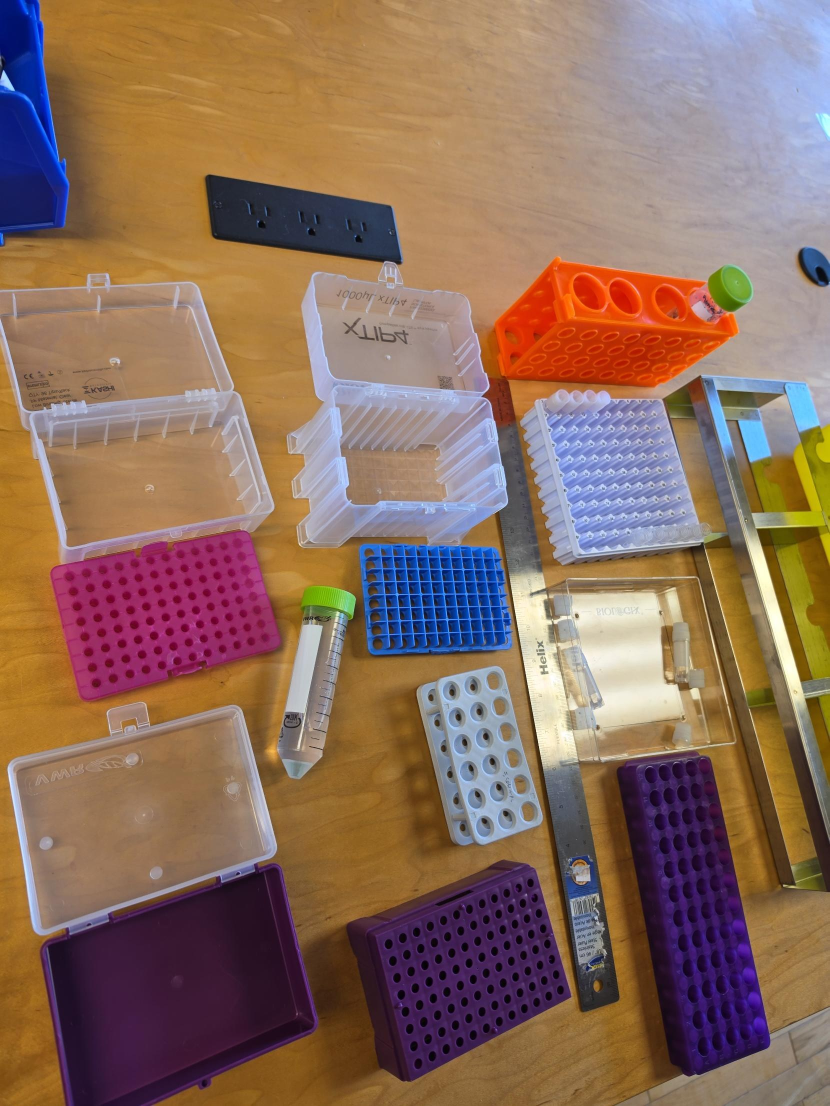
#> input picture assets/photos/biokea_frames_tub.jpg, 1659 x 2212 px (shown at 1/2 size)
$ python -i analog_test.py   (imports and definitions only)
#> lines starting #> are read from the running program, lines starting #| are printed output that depends on the picture; after the words box and inside, x2 and y2 are one past the last pixel; in counts of white or black regions, pixels touching at a corner belong together
#> further down, picture is the input picture: shape (2212, 1659, 3); mean B, G, R 93.8, 109.4, 139.4
### baebugs/measure.py
"""Insect sizing from a USB-camera image with two independent models.

Model A: YOLO (ultralytics) detection/segmentation.
Model B: classical morphometrics (threshold + contours) with no learned weights.
`consensus()` pairs their detections and flags disagreements, so a size the arm
acts on has been measured twice by methods that fail differently.
"""
from __future__ import annotations

from dataclasses import dataclass, asdict
from typing import Optional

import cv2
import numpy as np


@dataclass
class Measurement:
    cx: float              # centroid, px
    cy: float
    length_mm: float       # long axis of min-area rectangle
    width_mm: float        # short axis -> governs passage through square mesh
    area_mm2: float
    source: str            # "yolo" | "classical" | "consensus"
    conf: float = 1.0
    label: str = "insect"
    flag: Optional[str] = None

    def to_dict(self):
        return asdict(self)


# ---------- calibration ----------

# [11 lines left out: function px_per_mm_from_aruco, not called in this run]


# ---------- shared geometry ----------

def _from_contour(cnt, px_per_mm, source, conf=1.0, label="insect") -> Measurement:
    (cx, cy), (w, h), _ = cv2.minAreaRect(cnt)
    long_px, short_px = max(w, h), min(w, h)
    area_px = cv2.contourArea(cnt)
    return Measurement(cx, cy, long_px / px_per_mm, short_px / px_per_mm,
                       area_px / px_per_mm ** 2, source, conf, label)


# ---------- Model B: classical ----------

# [14 lines left out: function classical_measure, not called in this run]


# ---------- Model A: YOLO ----------

class YoloMeasurer:
    """Wraps an ultralytics model. Segmentation weights give the best widths;
    box-only weights fall back to classical segmentation inside each box."""

    # [73 lines left out: functions __init__, __call__, consensus, annotate, not called in this run]

### baebugs/analog_test.py
"""Novel-insect test with food analogs that are in NO insect database.

Expectation: none of the analogs should come out KNOWN. A confident detection
outside the database's size/shape range is NOVEL (VIP); something the insect
teacher doesn't recognise is UNKNOWN. Anything marked KNOWN is a miss the
human-review lane would let through.

Per photo:
  1. scale  - ruler px/mm; for tilted photos a LOCAL scale: the mm-tick period is
              measured in short windows along the ruler and fitted against position,
              so each object gets the px/mm at its own height (perspective).
  2. objects- analogs found with YOLOE prompted for grains/seeds/pasta (reference list).
  3. system - the production path: trained student (YOLO) + zero-shot 'insect'
              teacher (YOLOE) -> consensus -> triage vs the database reference.
  4. join   - every analog object gets the system's verdict (known/unknown/novel/missed)
              and a real mm size, which replaces the estimates table.
"""
from __future__ import annotations

import json
from pathlib import Path

import cv2
import numpy as np


# [60 lines left out: functions _ac_period, local_ruler_scale, not called in this run]


def find_dishes(img, min_r_frac=0.05, max_r_frac=0.35):
    """Petri dishes as circles (Hough on a downscaled grey image)."""
#> called with min_r_frac = 0.05, max_r_frac = 0.35
    h, w = img.shape[:2]
    s = 800 / max(h, w)
    g = cv2.medianBlur(cv2.cvtColor(cv2.resize(img, None, fx=s, fy=s), cv2.COLOR_BGR2GRAY), 5)
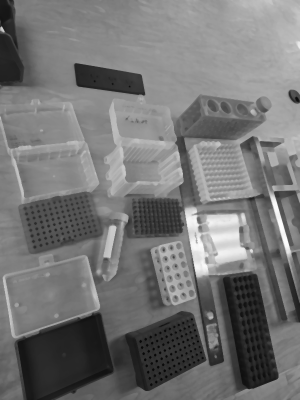
#> g: shape (800, 600) (shown at 1/2 size); min 6, max 252, mean 116.3
    c = cv2.HoughCircles(g, cv2.HOUGH_GRADIENT, dp=1.2, minDist=int(min_r_frac * 800 * 2.2),
                         param1=120, param2=45, minRadius=int(min_r_frac * 800), maxRadius=int(max_r_frac * 800))
#> c = 24 rows, first 8: [247.8, 540.6, 237], [264.6, 672.6, 235.7], [417, 441, 136.7], [189, 615, 182.9], [233.4, 301.8, 206.7], [463.8, 553.8, 136.7], [581.4, 444.6, 276.6], [334.2, 523.8, 163.1]
    if c is None:
        return []
    out = []
    for x, y, r in c[0]:
        out.append((x / s, y / s, r / s))
#> this loop made 24 passes
#> after the loop, out = 24 items, first 6: (685.2, 1494.8, 655.4), (731.6, 1859.7, 651.8), (1153, 1219.4, 378), (522.6, 1700.5, 505.8), (645.4, 834.5, 571.5), (1282.4, 1531.3, 378)
    # real dishes share one size: keep circles near the most common radius
    rs = np.array([t[2] for t in out])
#> rs = 24 values, max 764.9 at index 6, min 129.8 at index 23, mean 432.6
    best_n, best_r = 0, None
    for r0 in rs:
        n = int((np.abs(rs - r0) < 0.15 * r0).sum())
        if n > best_n or (n == best_n and best_r is not None and r0 < best_r):
            best_n, best_r = n, r0
#> this loop made 24 passes
#> (r0, n, best_n, best_r) on passes 1, 2, 3, 11, 17: (655.4, 6, 6, 655.4), (651.8, 6, 6, 651.8), (378, 10, 10, 378), (345.2, 10, 10, 345.2), (330.3, 10, 10, 330.3)
#> after the loop, best_n = 10; best_r = 330.3
    out = [t for t in out if abs(t[2] - best_r) < 0.25 * best_r]
#> out = [(1153, 1219.4, 378), (1282.4, 1531.3, 378), (1000.4, 1680.6, 345.2), (1186.2, 874.3, 312.3), (1355.4, 1053.5, 286.8), (452.9, 1126.5, 352.2), (897.5, 844.4, 385.3), (1189.5, 1849.8, 330.3), (300.3, 1488.1, 300.4), (170.9, 1146.4, 340.2), (353.4, 884.2, 337.9)]
    # drop circles mostly inside a bigger one (inner rim of the same dish)
    out.sort(key=lambda t: -t[2])
    keep = []
    for x, y, r in out:
        if all(np.hypot(x - X, y - Y) > 0.6 * R for X, Y, R in keep):
            keep.append((x, y, r))
#> this loop made 11 passes
#> after the loop, keep = [(897.5, 844.4, 385.3), (1153, 1219.4, 378), (1282.4, 1531.3, 378), (452.9, 1126.5, 352.2), (1000.4, 1680.6, 345.2), (170.9, 1146.4, 340.2), (353.4, 884.2, 337.9), (1189.5, 1849.8, 330.3), (1186.2, 874.3, 312.3), (300.3, 1488.1, 300.4), (1355.4, 1053.5, 286.8)]
    return keep


def dish_objects(img, ppm_at=None, axis="y", dev=32, sat_dev=40, min_area_px=12, ref_ppm=10.0):
    """Model-free reference list: inside each dish (inner 88% of its radius, away
    from the rim), pixels that differ from the dish's own background colour
    (darker, lighter or more/less saturated) are objects."""
    from .measure import _from_contour
    dishes = find_dishes(img)
#> dishes has the same summary as keep in find_dishes
    hsv = cv2.cvtColor(img, cv2.COLOR_BGR2HSV).astype(np.int32)
    lab = cv2.cvtColor(img, cv2.COLOR_BGR2LAB).astype(np.int32)
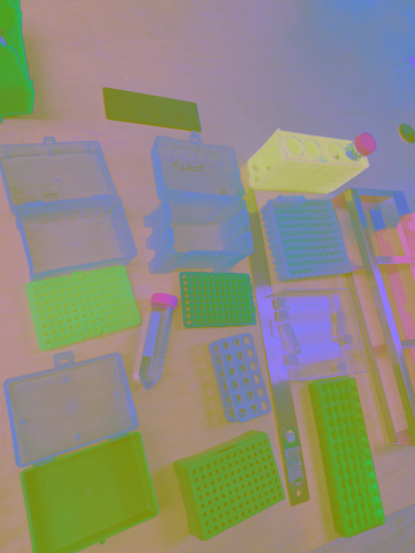
#> lab: shape (2212, 1659, 3) int32 (shown at 1/4 size); mean B, G, R 124.9, 140.2, 141.3
    h, w = img.shape[:2]
    polys, objs, dish_of = [], [], []
    for di, (x, y, r) in enumerate(dishes):
        m = np.zeros((h, w), np.uint8)
        cv2.circle(m, (int(x), int(y)), int(r * 0.88), 1, -1)
        inner = m.astype(bool)
        if inner.sum() < 100:
            continue
        bgL = np.median(lab[..., 0][inner]); bga = np.median(lab[..., 1][inner]); bgb = np.median(lab[..., 2][inner])
        d = np.sqrt((lab[..., 0] - bgL) ** 2 + 2 * (lab[..., 1] - bga) ** 2 + 2 * (lab[..., 2] - bgb) ** 2)
        fg = ((d > dev) & inner).astype(np.uint8) * 255
        fg = cv2.morphologyEx(fg, cv2.MORPH_OPEN, np.ones((3, 3), np.uint8))
        cnts, _ = cv2.findContours(fg, cv2.RETR_EXTERNAL, cv2.CHAIN_APPROX_NONE)
        for c in cnts:
            if cv2.contourArea(c) < min_area_px:
                continue
            M = cv2.moments(c); cy = M["m01"] / (M["m00"] + 1e-9); cx = M["m10"] / (M["m00"] + 1e-9)
            ppm = ppm_at(cy if axis == "y" else cx) if ppm_at else ref_ppm
            polys.append(c.reshape(-1, 2)); objs.append(_from_contour(c, ppm, "dish_classical")); dish_of.append(di)
#> this loop made 11 passes
#> pass 1, in dish_objects, `inner = m.astype(bool)`:
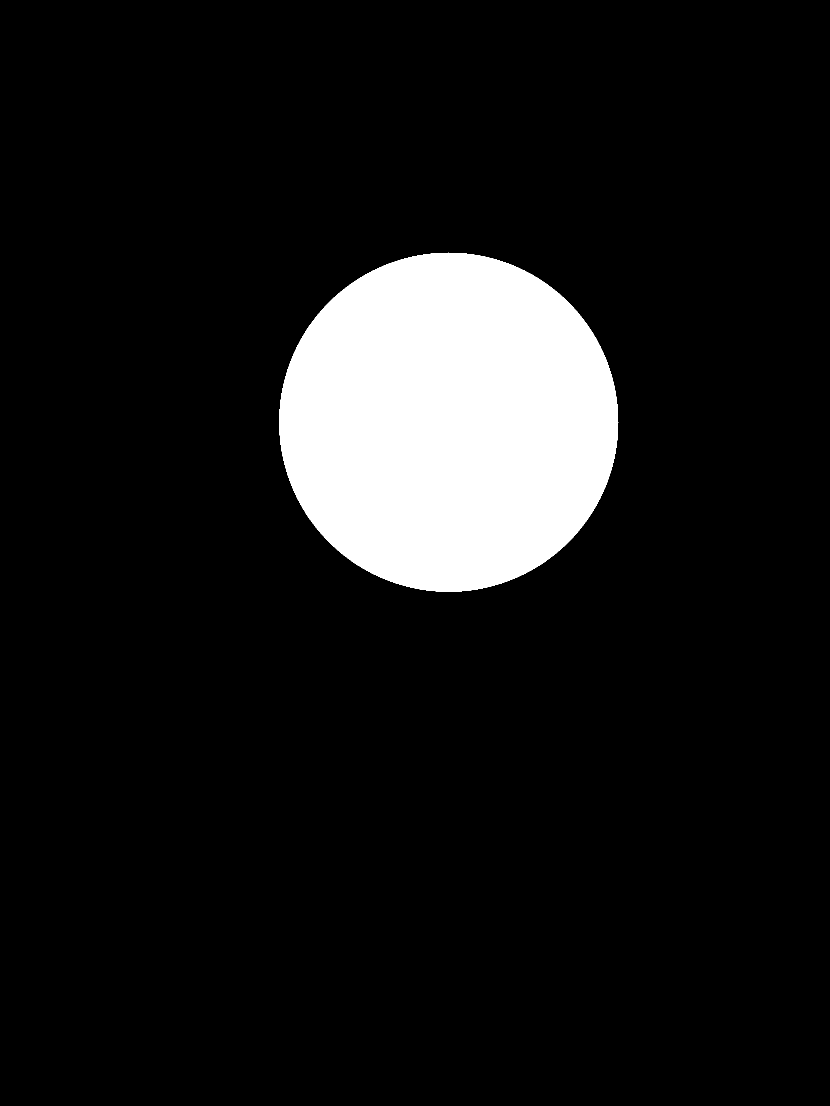
#> inner: shape (2212, 1659) bool (shown at 1/2 size); 9.8% white; 1 white region, box (x1, y1, x2, y2) and area: (558, 505, 1237, 1184) 361001
#> after the loop:
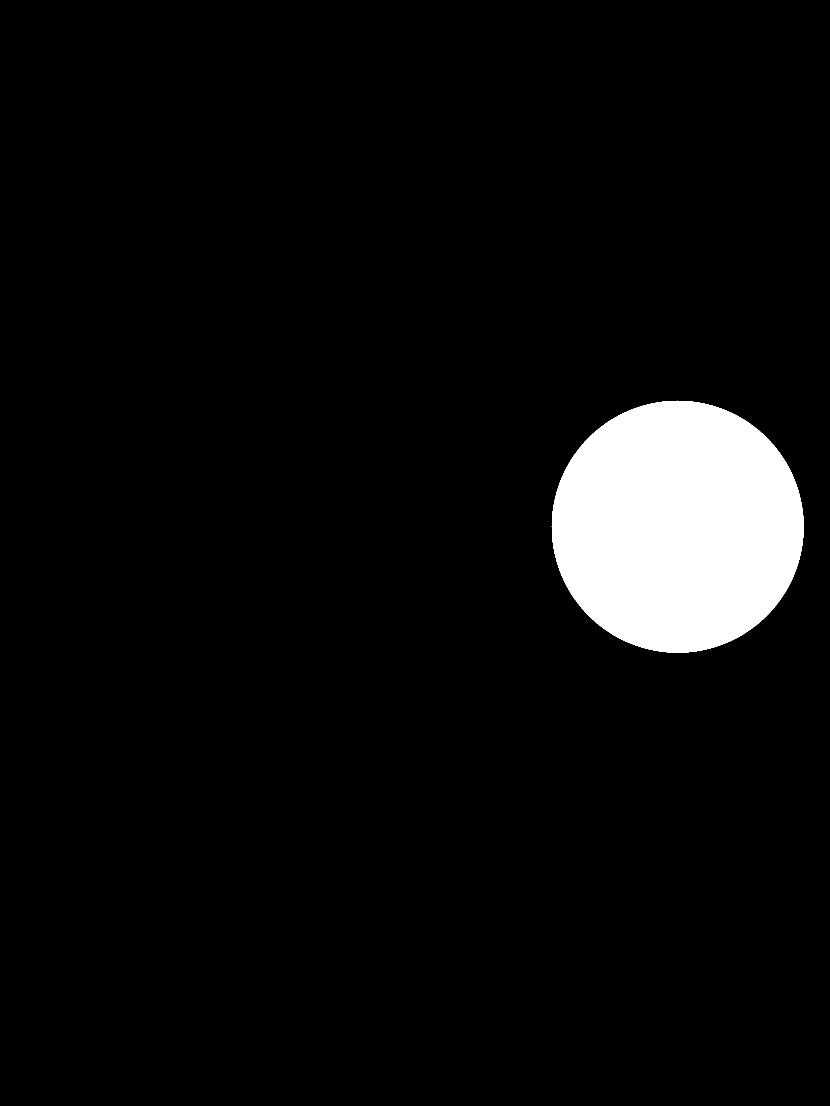
#> m: shape (2212, 1659) (shown at 1/2 size); values 0 (black) and 1 (white), 5.4% white; 1 white region, box (x1, y1, x2, y2) and area: (1103, 801, 1608, 1306) 199449
    return dishes, polys, objs, dish_of


# [143 lines left out: functions fastsam_objects, robust_dish_stats, tiled, run, main, not called in this run]


# [2 lines not run here, left out]

>>> import cv2
>>> picture = cv2.imread('../assets/photos/biokea_frames_tub.jpg')
>>> result = dish_objects(picture)

$ run again, on assets/photos/fdm_trommel_attempt1.jpg
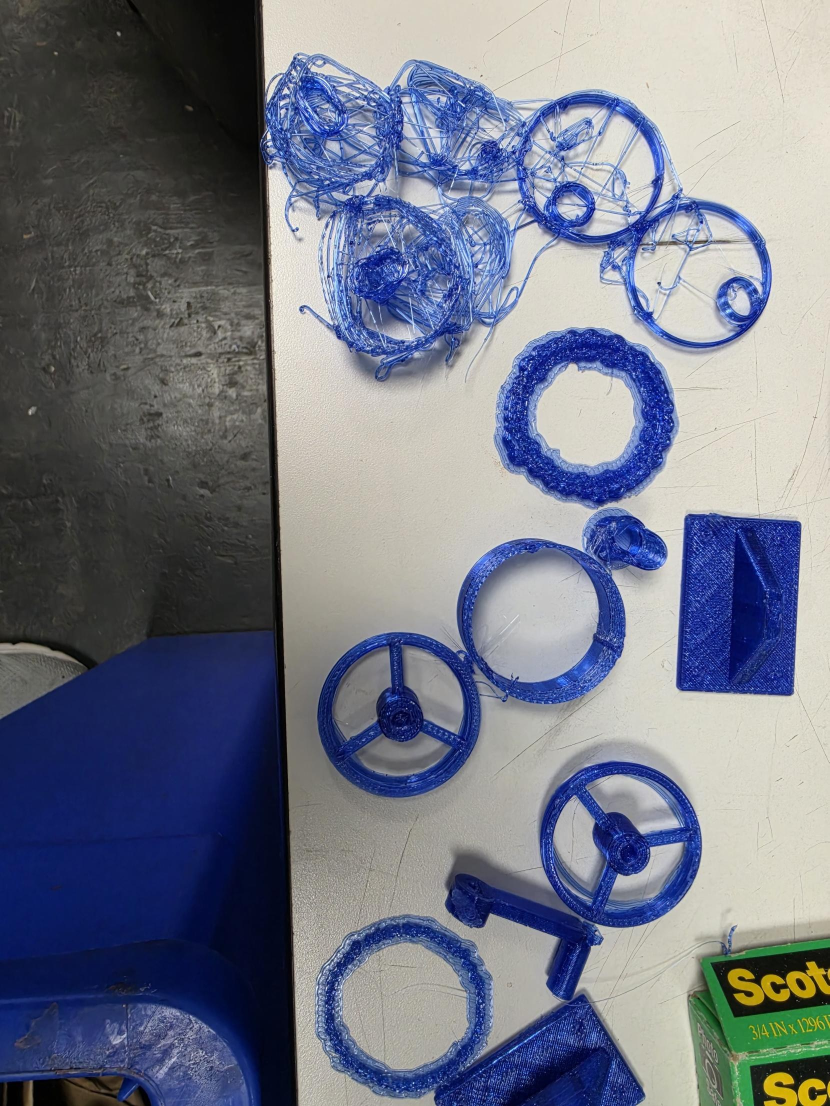
#> input picture assets/photos/fdm_trommel_attempt1.jpg, 1659 x 2212 px (shown at 1/2 size)
#> picture is the input picture: shape (2212, 1659, 3); mean B, G, R 134.4, 119.3, 114.5
#> c = 31 rows, first 8: [382.2, 317.4, 188.2], [241.8, 310.2, 243.6], [295.8, 154.2, 102.2], [303, 401.4, 275.3], [423, 417, 226.5], [317.4, 256.2, 144.6], [427.8, 123, 55.84], [445.8, 611.4, 61]
#> the loop in find_dishes, `for x, y, r in c[0]:` made 31 passes
#> after the loop in find_dishes, `for x, y, r in c[0]:`: out = 31 items, first 6: (1056.8, 877.6, 520.4), (668.6, 857.7, 673.7), (817.9, 426.4, 282.5), (837.8, 1109.9, 761.3), (1169.6, 1153, 626.2), (877.6, 708.4, 399.9)
#> rs = 31 values, max 761.3 at index 3, min 125.2 at index 24, mean 389.1
#> the loop in find_dishes, `for r0 in rs:` made 31 passes
#> (r0, n, best_n, best_r) on passes 1, 2, 5, 6, 8, 10, 20: (520.4, 5, 5, 520.4), (673.7, 7, 7, 673.7), (626.2, 7, 7, 626.2), (399.9, 7, 7, 399.9), (168.7, 7, 7, 168.7), (607.6, 9, 9, 607.6), (586.1, 9, 9, 586.1)
#> after the loop in find_dishes, `for r0 in rs:`: best_n = 9; best_r = 586.1
#> in find_dishes, `out = [t for t in out if abs(t[2] - best_r) < 0.25 * best_r]`: out = [(1056.8, 877.6, 520.4), (668.6, 857.7, 673.7), (1169.6, 1153, 626.2), (1133.1, 87.93, 607.6), (443, 761.5, 629.9), (1537.9, 615.5, 538.6), (1478.2, 1441.7, 586.1), (267.1, 559.1, 524), (489.4, 18.25, 553.2)]
#> the loop in find_dishes, `for x, y, r in out:` made 9 passes
#> after the loop in find_dishes, `for x, y, r in out:`: keep = [(668.6, 857.7, 673.7), (1169.6, 1153, 626.2), (1133.1, 87.93, 607.6), (1478.2, 1441.7, 586.1), (489.4, 18.25, 553.2), (1537.9, 615.5, 538.6), (267.1, 559.1, 524)]
#> dishes has the same summary as keep in find_dishes
#> the loop in dish_objects, `for di, (x, y, r) in enumerate(dishes):` made 7 passes
#> pass 1, in dish_objects, `inner = m.astype(bool)`:
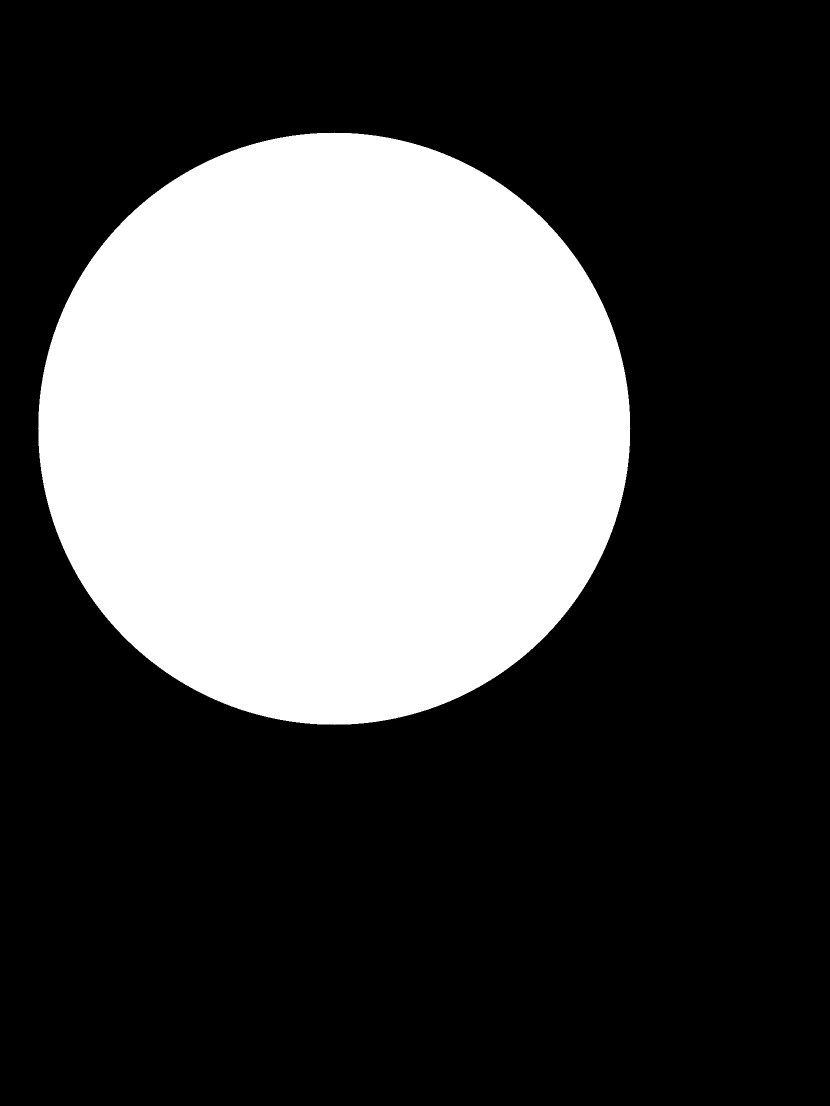
#> inner: shape (2212, 1659) bool (shown at 1/2 size); 30% white; 1 white region, box (x1, y1, x2, y2) and area: (76, 265, 1261, 1450) 1100929
#> after the loop in dish_objects, `for di, (x, y, r) in enumerate(dishes):`:
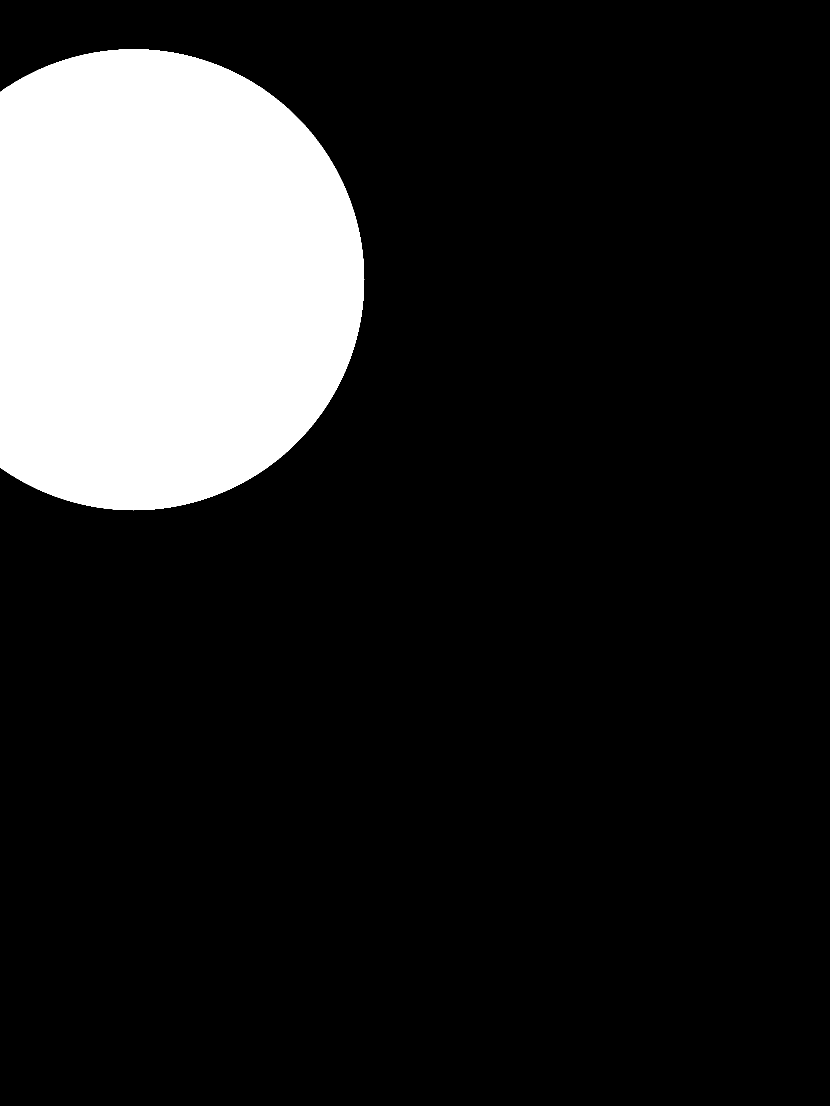
#> m: shape (2212, 1659) (shown at 1/2 size); values 0 (black) and 1 (white), 15.4% white; 1 white region, box (x1, y1, x2, y2) and area: (0, 98, 729, 1021) 565759
